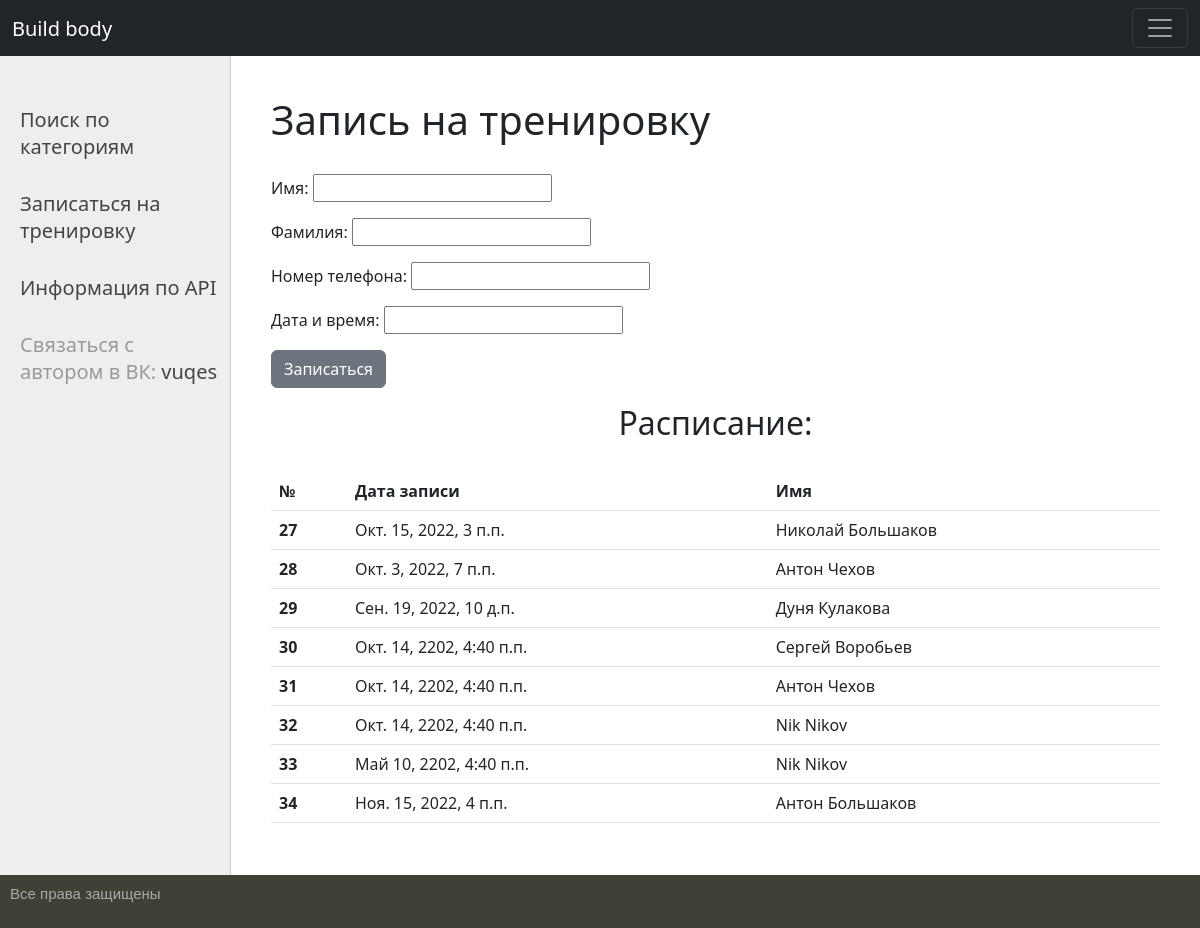
Page /write/ on the committed database.
### vuqes/models.py (models this page shows, shortened)
class WriteToTraining(models.Model):
    name = models.CharField(max_length=200, verbose_name='Имя')
    last_name = models.CharField(max_length=200, verbose_name='Фамилия')
    phone_number = models.CharField(max_length=200, verbose_name='Номер телефона ')
    datetime = models.DateTimeField(verbose_name='Дата записи', blank=True)

### vuqes/views.py (the view)
# urls.py: path('write/', write_up, name='write'),
def write_up(request):
    if request.method == 'POST':
        form = WriteUpForm(request.POST)
        if form.is_valid() and form.cleaned_data['datetime'] > timezone.now():
            try:
                WriteToTraining.objects.create(**form.cleaned_data)
                return redirect('write')
            except:
                form.add_error(None, 'Ошибка записи! Проверьте введенные вами данные')
        else:
            form.add_error(None, 'Ошибка записи! Неверно установлена дата.')
    else:
        form = WriteUpForm()
    context = {
        'user': request.user,
        'form': form,
        'title': 'Запись на тренировку',
        'get': WriteToTraining.objects.all(),
    }
    return render(request, 'vuqes/write.html', context)

### vuqes/forms.py
class WriteUpForm(forms.Form):
    name = forms.CharField(label='Имя', max_length=50)
    last_name = forms.CharField(label='Фамилия', max_length=50)
    phone_number = forms.CharField(label='Номер телефона')
    datetime = forms.DateTimeField(label='Дата и время', input_formats=['%d/%m/%Y %H:%M'])

### vuqes/templates/vuqes/write.html (shortened to what this page needs)
{% extends 'vuqes/base.html' %}
{% block content %}
  <h1>{{ title }}</h1>
<br>
<form action="{% url 'write' %}" method="post">{% csrf_token %}
    {{ form.as_p }}
    <button type="submit" class="btn btn-secondary">Записаться</button>
</form>
<h2 align="center">Расписание:</h2>
<br>
<table class="table caption-top">
  <thead>
    <tr>
      <th scope="col">№</th>
      <th scope="col">Дата записи</th>
      <th scope="col">Имя</th>
    </tr>
  </thead>
  <tbody>
  {% for i in get %}
    <tr>
      <th scope="row">{{ i.id }}</th>
      <td>{{ i.datetime }}</td>
      <td>{{ i.name }} {{ i.last_name }}</td>
    </tr>
          {% endfor %}
  </tbody>
</table>
{% endblock %}

### vuqes/static/vuqes/style.css (style rules this page uses)
html, body { font-family: 'Arial'; margin: 0; padding: 0; height: 100%; width: 100%; color: #444; }
.table-page tr { height: 100%; }

### rows in the picture
WriteToTraining: id "27", datetime "Окт. 15, 2022, 3 п.п.", name "Николай", last_name "Большаков"
WriteToTraining: id "28", datetime "Окт. 3, 2022, 7 п.п.", name "Антон", last_name "Чехов"
WriteToTraining: id "29", datetime "Сен. 19, 2022, 10 д.п.", name "Дуня", last_name "Кулакова"
WriteToTraining: id "30", datetime "Окт. 14, 2202, 4:40 п.п.", name "Сергей", last_name "Воробьев"
WriteToTraining: id "31", datetime "Окт. 14, 2202, 4:40 п.п.", name "Антон", last_name "Чехов"
WriteToTraining: id "32", datetime "Окт. 14, 2202, 4:40 п.п.", name "Nik", last_name "Nikov"
WriteToTraining: id "33", datetime "Май 10, 2202, 4:40 п.п.", name "Nik", last_name "Nikov"
WriteToTraining: id "34", datetime "Ноя. 15, 2022, 4 п.п.", name "Антон", last_name "Большаков"

### other values in the picture
{{ title }} "Запись на тренировку"
